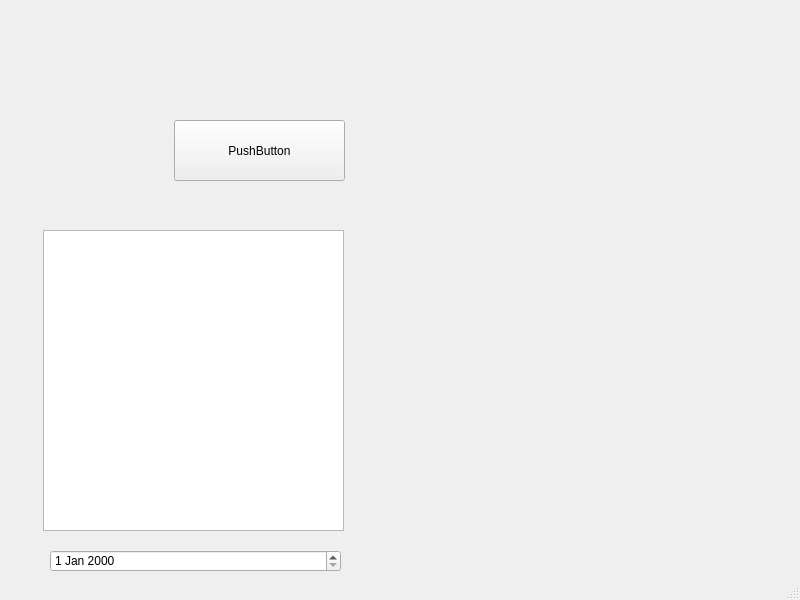
<?xml version="1.0" encoding="UTF-8"?>
<ui version="4.0">
 <class>MainWindow</class>
 <widget class="QMainWindow" name="MainWindow">
  <property name="geometry">
   <rect>
    <x>0</x>
    <y>0</y>
    <width>800</width>
    <height>600</height>
   </rect>
  </property>
  <property name="sizePolicy">
   <sizepolicy hsizetype="Fixed" vsizetype="Fixed">
    <horstretch>0</horstretch>
    <verstretch>0</verstretch>
   </sizepolicy>
  </property>
  <property name="minimumSize">
   <size>
    <width>800</width>
    <height>600</height>
   </size>
  </property>
  <property name="maximumSize">
   <size>
    <width>800</width>
    <height>600</height>
   </size>
  </property>
  <property name="windowTitle">
   <string>MainWindow</string>
  </property>
  <widget class="QWidget" name="centralwidget">
   <widget class="QPushButton" name="pushButton">
    <property name="geometry">
     <rect>
      <x>174</x>
      <y>120</y>
      <width>171</width>
      <height>61</height>
     </rect>
    </property>
    <property name="text">
     <string>PushButton</string>
    </property>
   </widget>
   <widget class="QPlainTextEdit" name="plainTextEdit">
    <property name="geometry">
     <rect>
      <x>43</x>
      <y>230</y>
      <width>301</width>
      <height>301</height>
     </rect>
    </property>
   </widget>
   <widget class="QDateEdit" name="dateEdit">
    <property name="geometry">
     <rect>
      <x>50</x>
      <y>550</y>
      <width>291</width>
      <height>22</height>
     </rect>
    </property>
   </widget>
  </widget>
  <widget class="QStatusBar" name="statusbar"/>
 </widget>
 <resources/>
 <connections/>
</ui>
